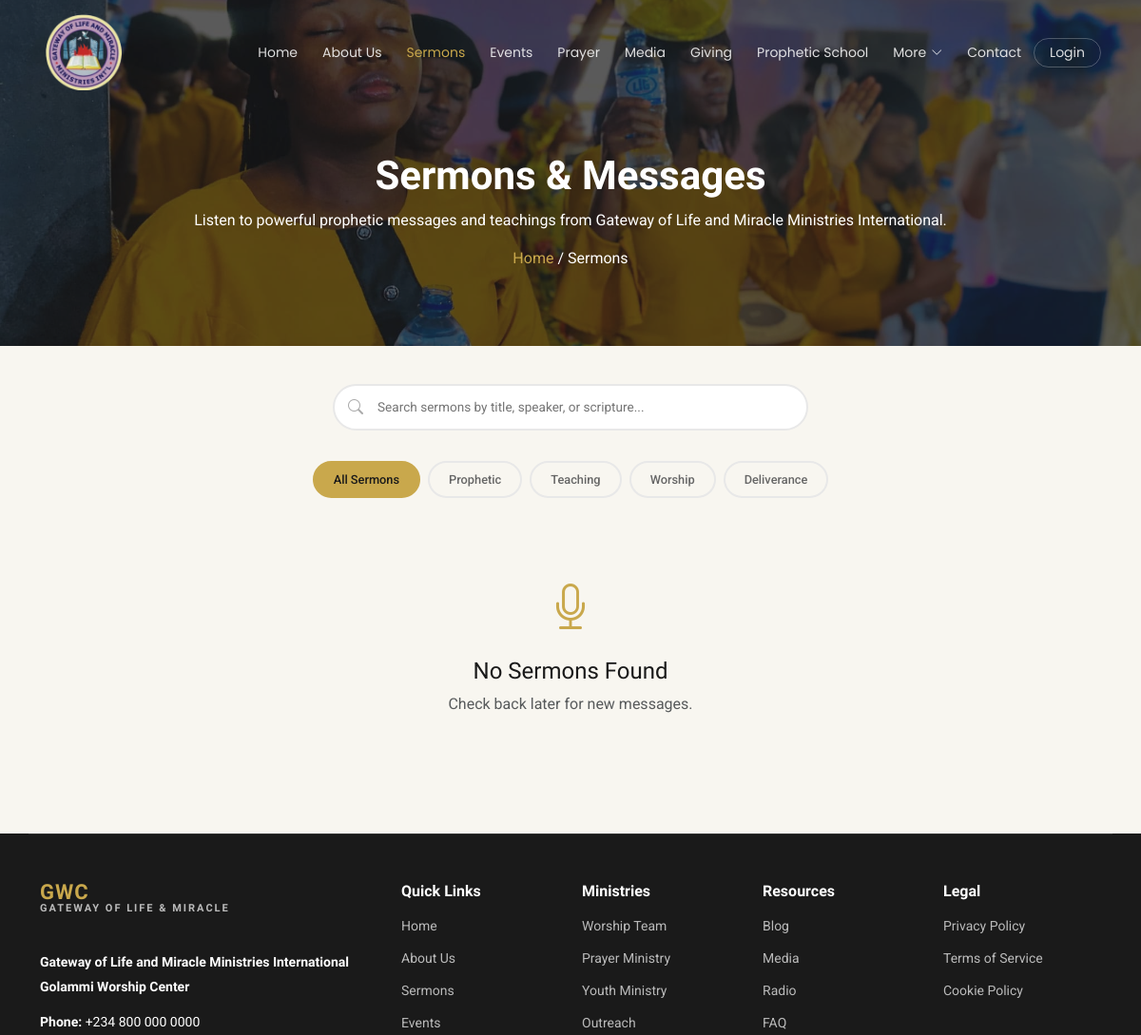
/sermons (upper part), run on an earlier commit of the app's database.
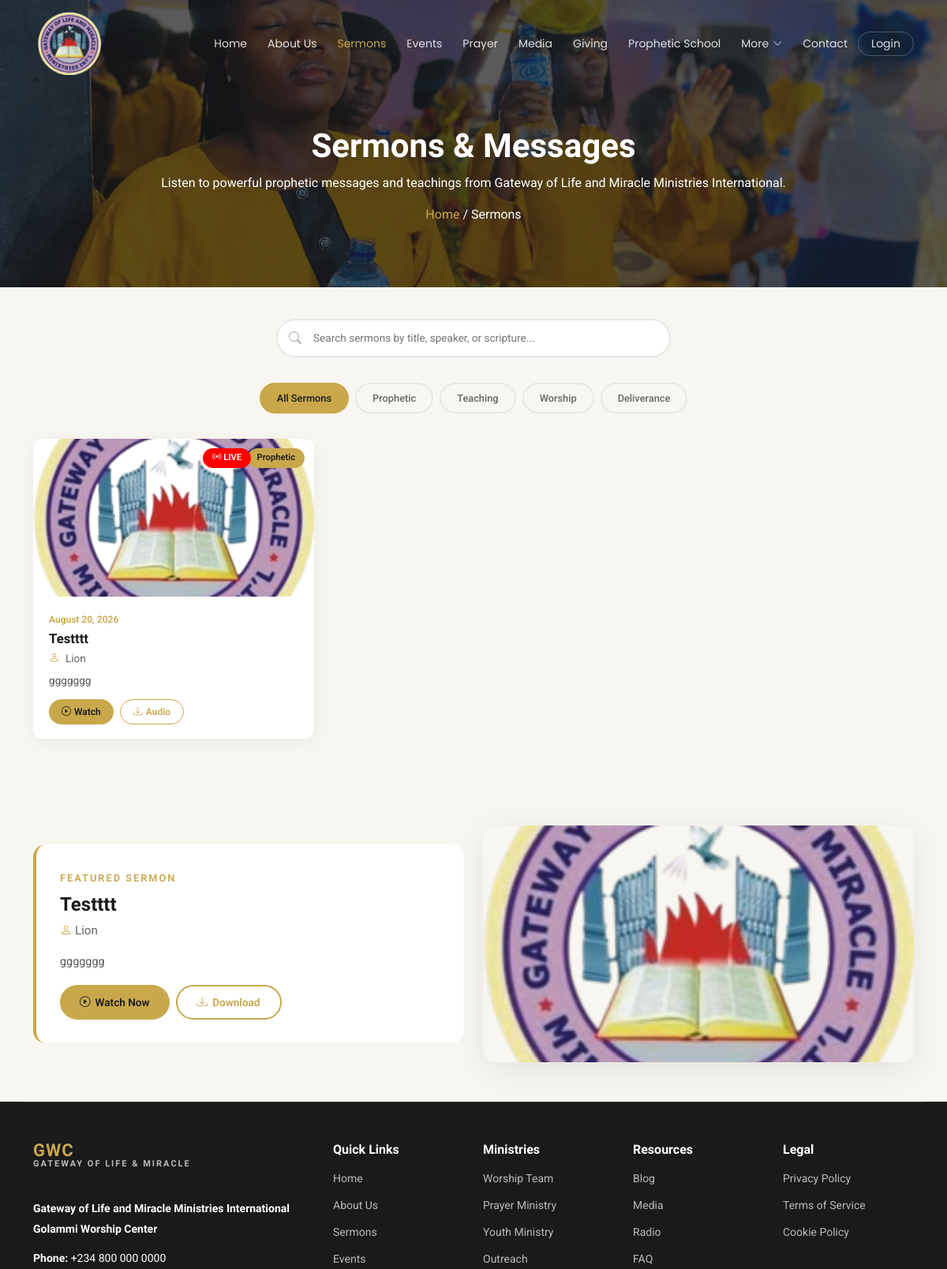
And on a later commit of the database.
### models/sermon.py (models this page shows, shortened)
class Sermon(db.Model):
    __tablename__ = "sermons"
    id = db.Column(db.Integer, primary_key=True)
    title = db.Column(db.String(200), nullable=False)
    slug = db.Column(db.String(200), unique=True, nullable=False)
    description = db.Column(db.Text)
    speaker = db.Column(db.String(100), nullable=False)
    category = db.Column(
        db.String(50), nullable=False, default="prophetic"
    )  # prophetic, teaching, worship, deliverance
    date_preached = db.Column(db.DateTime, nullable=False, default=datetime.utcnow)
    audio_file = db.Column(db.String(255))  # Path to audio file
    video_url = db.Column(db.String(500))  # YouTube/Vimeo URL or custom URL
    live_stream_url = db.Column(
        db.String(500)
    )  # Facebook Live or other live stream URL
    thumbnail = db.Column(db.String(255))  # Thumbnail image path
    is_live = db.Column(db.Boolean, default=False)
    is_featured = db.Column(db.Boolean, default=False)
    is_published = db.Column(db.Boolean, default=True)
    download_count = db.Column(db.Integer, default=0)
    view_count = db.Column(db.Integer, default=0)
    created_at = db.Column(db.DateTime, default=datetime.utcnow)
    updated_at = db.Column(
        db.DateTime, default=datetime.utcnow, onupdate=datetime.utcnow
    )
    created_by = db.Column(db.Integer, db.ForeignKey("users.id"))
    updated_by = db.Column(db.Integer, db.ForeignKey("users.id"))

### routes/frontend.py (the view, shortened to what this page needs)
@frontend_bp.route("/sermons")
def sermons():
    page = request.args.get("page", 1, type=int)
    category = request.args.get("category", "all")
    search = request.args.get("search", "")
    query = Sermon.query.filter_by(is_published=True)
    if category != "all":
        query = query.filter_by(category=category)
    sermons = query.order_by(Sermon.date_preached.desc()).paginate(
        page=page, per_page=current_app.config["SERMONS_PER_PAGE"], error_out=False
    )
    featured_sermon = Sermon.query.filter_by(
        is_featured=True, is_published=True
    ).first()
    return render_template(
        "frontend/sermons.html",
        sermons=sermons,
        featured_sermon=featured_sermon,
        category=category,
        search=search,
    )

### routes/admin.py (called while the page is built)
@admin_bp.app_context_processor
def inject_admin_sidebar_counts():
    try:
        return {
            "contact_unread_count": ContactMessage.query.filter_by(is_read=False).count(),
            "prayer_pending_count": PrayerRequest.query.filter_by(is_prayed_for=False).count(),
            "testimony_pending_count": Testimony.query.filter_by(is_approved=False).count(),
        }
    except Exception:
        return {
            "contact_unread_count": 0,
            "prayer_pending_count": 0,
            "testimony_pending_count": 0,
        }

### routes/frontend.py (called while the page is built)
@frontend_bp.app_context_processor
def inject_frontend_event_modal():
    show_event_modal = request.endpoint == "frontend.index"
    return {
        "event_modal_event": get_event_modal_event() if show_event_modal else None,
    }

### templates/frontend/sermons.html (shortened to what the changed rows need)
{% extends "frontend/base.html" %}
{% block content %}
<div class="page-title dark-background" style="background-image: url({{ url_for('static', filename='assets/img/go59.jpg') }});">
    <div class="container position-relative text-center">
        <h1>Sermons &amp; Messages</h1>
    </div>
</div>
<section class="section" style="padding-top: 40px;">
    <div class="container">
        <div class="row g-4" id="sermonGrid">
            {% if sermons.items %}
                {% for sermon in sermons.items %}
                <div class="col-lg-4 col-md-6" data-aos="fade-up" data-aos-delay="{{ loop.index * 100 }}">
                    <div class="sermon-card">
                        <div class="sermon-image">
                            {% if sermon.thumbnail %}
                            <img src="{{ url_for('static', filename='uploads/' + sermon.thumbnail) }}" alt="{{ sermon.title }}">
                            {% else %}
                            <img src="{{ url_for('static', filename='assets/img/go5.jpg') }}" alt="{{ sermon.title }}">
                            {% endif %}
                            <span class="sermon-badge">{{ sermon.category|title }}</span>
                            {% if sermon.is_live %}
                            <span class="sermon-badge live"><i class="bi bi-broadcast"></i> LIVE</span>
                            {% endif %}
                        </div>
                        <div class="sermon-body">
                            <div class="sermon-date">{{ sermon.date_preached.strftime('%B %d, %Y') }}</div>
                            <h3>{{ sermon.title }}</h3>
                            <div class="sermon-speaker"><i class="bi bi-person"></i> {{ sermon.speaker }}</div>
                            <p>{{ sermon.description|truncate(100) }}</p>
                            <div class="sermon-actions">
                                {% if sermon.video_url or sermon.live_stream_url %}
                                <a href="{{ sermon.video_url or sermon.live_stream_url }}" class="btn-sermon btn-sermon-primary" target="_blank">
                                    <i class="bi bi-play-circle"></i> Watch
                                </a>
                                {% endif %}
                                {% if sermon.audio_file %}
                                <a href="{{ url_for('static', filename='uploads/' + sermon.audio_file) }}" class="btn-sermon btn-sermon-outline" download>
                                    <i class="bi bi-download"></i> Audio
                                </a>
                                {% endif %}
                            </div>
                        </div>
                    </div>
                </div>
                {% endfor %}
            {% else %}
                <div class="col-12 text-center py-5">
                    <i class="bi bi-mic" style="font-size: 3rem; color: var(--gold);"></i>
                    <h4 class="mt-3">No Sermons Found</h4>
                    <p class="text-muted">Check back later for new messages.</p>
                </div>
            {% endif %}
        </div>
    </div>
</section>
{% if featured_sermon %}
<section class="section" style="background: var(--light-gray); padding: 50px 0;">
    <div class="container">
        <div class="row align-items-center g-4">
            <div class="col-lg-6" data-aos="fade-right">
                <div style="background: var(--white); border-radius: 16px; padding: 30px; border-left: 4px solid var(--gold);">
                    <span style="color: var(--gold); font-size: 0.8rem; font-weight: 600; text-transform: uppercase; letter-spacing: 2px;">Featured Sermon</span>
                    <h3 style="color: var(--black); font-size: 1.5rem; font-weight: 700; margin: 0.5rem 0;">{{ featured_sermon.title }}</h3>
                    <p style="color: #666; font-size: 0.95rem;"><i class="bi bi-person" style="color: var(--gold);"></i> {{ featured_sermon.speaker }}</p>
                    <p style="color: #555; font-size: 0.9rem; line-height: 1.7;">{{ featured_sermon.description|truncate(200) }}</p>
                    <div class="d-flex gap-2 mt-3">
                        {% if featured_sermon.video_url or featured_sermon.live_stream_url %}
                        <a href="{{ featured_sermon.video_url or featured_sermon.live_stream_url }}" class="btn-sermon btn-sermon-primary" target="_blank" style="padding: 10px 25px; border-radius: 30px; font-size: 0.85rem; font-weight: 600; background: var(--gold); color: var(--black); text-decoration: none; display: inline-flex; align-items: center; gap: 6px;">
                            <i class="bi bi-play-circle"></i> Watch Now
                        </a>
                        {% endif %}
                        {% if featured_sermon.audio_file %}
                        <a href="{{ url_for('static', filename='uploads/' + featured_sermon.audio_file) }}" class="btn-sermon btn-sermon-outline" download style="padding: 10px 25px; border-radius: 30px; font-size: 0.85rem; font-weight: 600; border: 2px solid var(--gold); color: var(--gold); text-decoration: none; display: inline-flex; align-items: center; gap: 6px;">
                            <i class="bi bi-download"></i> Download
                        </a>
                        {% endif %}
                    </div>
                </div>
            </div>
            <div class="col-lg-6" data-aos="fade-left">
                <div style="border-radius: 16px; overflow: hidden; box-shadow: 0 10px 40px rgba(0,0,0,0.08);">
                    {% if featured_sermon.thumbnail %}
                    <img src="{{ url_for('static', filename='uploads/' + featured_sermon.thumbnail) }}" alt="{{ featured_sermon.title }}" class="img-fluid w-100" style="height: 300px; object-fit: cover;">
                    {% else %}
                    <img src="{{ url_for('static', filename='assets/img/go25.jpg') }}" alt="{{ featured_sermon.title }}" class="img-fluid w-100" style="height: 300px; object-fit: cover;">
                    {% endif %}
                </div>
            </div>
        </div>
    </div>
</section>
{% endif %}
{% endblock %}

What changed in the data, as far as the page shows it:
added Sermon: thumbnail (picture), category "Prophetic", is_live True (drawn), date_preached "August 20, 2026", title "Testttt", speaker "Lion", description "ggggggg"
Also different on the page:
text no longer shown: "No Sermons Found Check back later for new messages."
text now shown: "FEATURED SERMON Watch Now Download"
